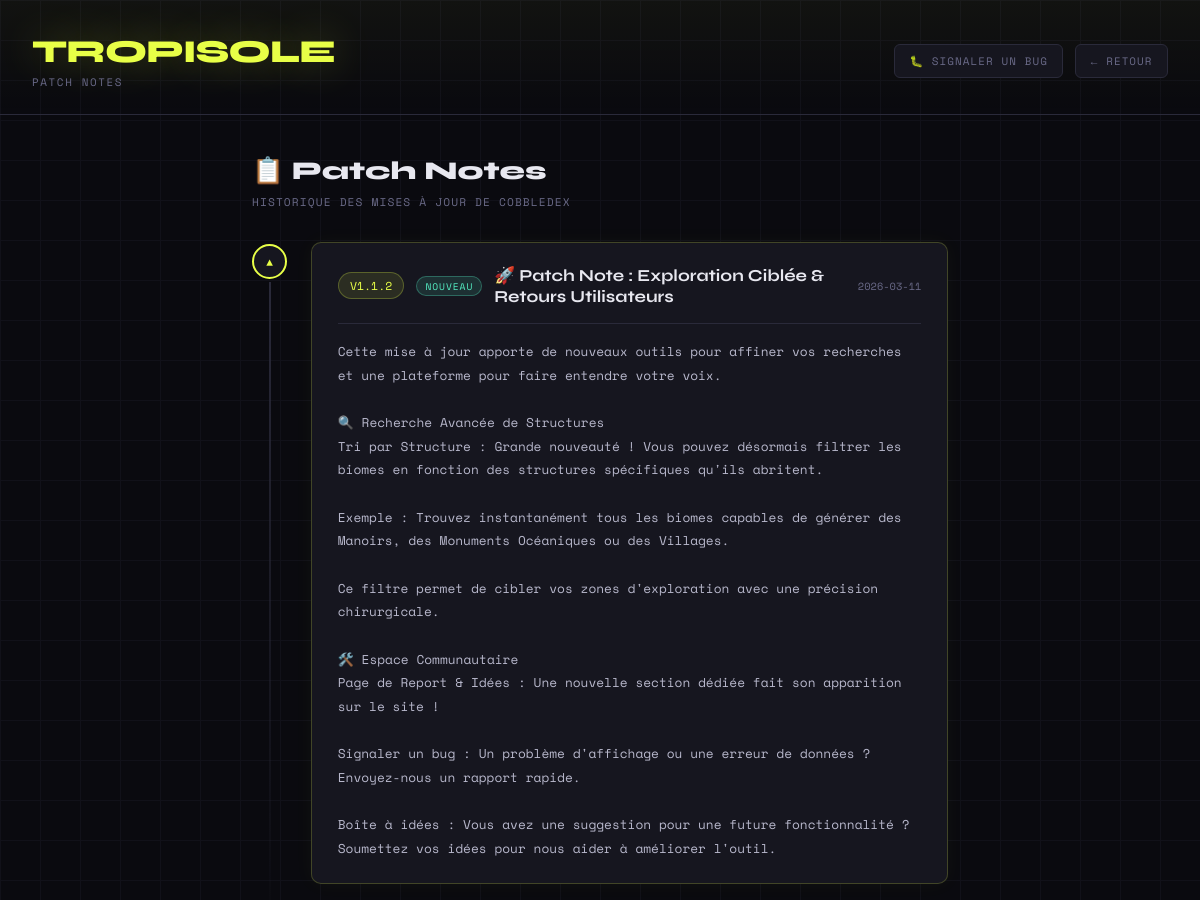
Before: /patchnotes (upper part) with the older database file.
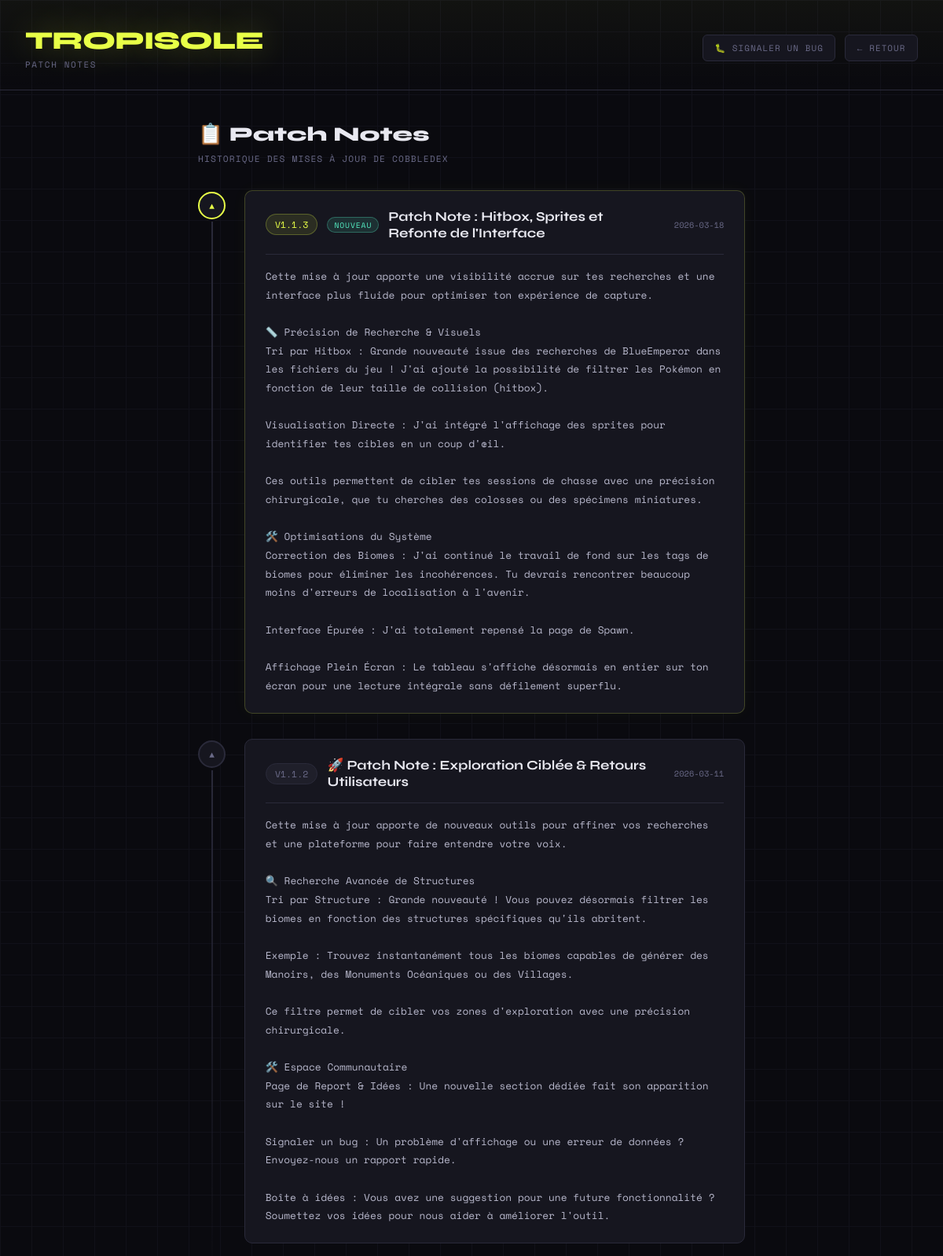
After: the same page with the newer database file.
### tables this page shows
CREATE TABLE patch_notes (
            id         INTEGER PRIMARY KEY AUTOINCREMENT,
            version    TEXT NOT NULL,
            title      TEXT NOT NULL,
            content    TEXT NOT NULL,
            created_at TIMESTAMP DEFAULT CURRENT_TIMESTAMP
        );

### app.py (the view)
@app.route("/patchnotes")
def patchnotes():
    conn = get_db()
    notes = conn.execute(
        "SELECT * FROM patch_notes ORDER BY created_at DESC"
    ).fetchall()
    conn.close()
    return render_template("patchnotes.html", notes=notes)

### app.py (called while the page is built, shortened)
@app.before_request
def security_check():
    public = ['/login', '/firebase-auth', '/logout', '/admin', '/admin/validate', '/admin/refuse',
          '/admin/reset-device', '/admin/logout', '/admin/set-expiry',
          '/admin/patchnote/add', '/admin/patchnote/delete', '/patchnotes',
          '/bugreport', '/bugreport/submit']
    if request.path.startswith('/static') or request.path in public:
        return

def get_db():
    conn = sqlite3.connect(DB_PATH)
    conn.row_factory = sqlite3.Row
    return conn

### templates/patchnotes.html (shortened to what this page needs)
<!DOCTYPE html>
<html lang="fr">
<head>
</head>
<body>
<header>
  <div>
    <div class="logo-title">TROPISOLE</div>
    <div class="logo-sub">Patch Notes</div>
  </div>
  <div style="display:flex;gap:.75rem;align-items:center;">
    <a href="/bugreport" class="btn-back">🐛 Signaler un bug</a>
    <a href="/" class="btn-back">← Retour</a>
  </div>
</header>
<main>
  <div class="page-header">
    <div class="page-title">📋 Patch Notes</div>
    <div class="page-sub">Historique des mises à jour de Cobbledex</div>
  </div>
  {% if notes %}
  <div class="timeline">
    {% for note in notes %}
    <div class="note-item">
      <div class="note-dot">▲</div>
      <div class="note-card">
        <div class="note-meta">
          <span class="note-version">{{ note.version }}</span>
          {% if loop.first %}<span class="badge-new">nouveau</span>{% endif %}
          <span class="note-title">{{ note.title }}</span>
          <span class="note-date">{{ note.created_at[:10] }}</span>
        </div>
        <div class="note-content">{{ note.content }}</div>
      </div>
    </div>
    {% endfor %}
  </div>
  {% else %}
  <div class="empty-state">
    <span class="icon">📋</span>
    Aucune note de mise à jour pour l'instant.
  </div>
  {% endif %}
</main>
</body>
</html>

### templates/patchnotes.html (style rules this page uses)
:root { --bg: #0a0a0f; --surface: #111118; --card: #16161f; --border: #2a2a3a; --accent: #e8ff47; --accent2: #47ffe8; --text: #e8e8f0; --muted: #6a6a88; --red: #ff4757; --green: #55efc4; }
* { box-sizing:border-box; margin:0; padding:0; }
body { background:var(--bg); color:var(--text); font-family:'Syne',sans-serif; min-height:100vh; }
body::before { content:''; position:fixed; inset:0; background-image: linear-gradient(var(--border) 1px,transparent 1px), linear-gradient(90deg,var(--border) 1px,transparent 1px); background-size:40px 40px; opacity:.25; pointer-events:none; z-index:0; }
header { position:relative; z-index:10; padding:2rem 2rem 1.5rem; border-bottom:1px solid var(--border); background:linear-gradient(180deg,rgba(232,255,71,.04) 0%,transparent 100%); display:flex; align-items:center; justify-content:space-between; flex-wrap:wrap; gap:1rem; }
.logo-title { font-size:2rem; font-weight:800; color:var(--accent); letter-spacing:-.03em; text-shadow:0 0 40px rgba(232,255,71,.3); }
.logo-sub { font-family:'Space Mono',monospace; font-size:.68rem; color:var(--muted); letter-spacing:.15em; text-transform:uppercase; margin-top:.2rem; }
.btn-back { font-family:'Space Mono',monospace; font-size:.68rem; text-transform:uppercase; letter-spacing:.1em; padding:.5rem .9rem; border-radius:6px; border:1px solid var(--border); background:var(--card); color:var(--muted); cursor:pointer; text-decoration:none; transition:border-color .2s,color .2s; }
main { position:relative; z-index:5; padding:2.5rem 2rem; max-width:760px; margin:0 auto; display:flex; flex-direction:column; gap:2rem; }
.page-header { display:flex; flex-direction:column; gap:.4rem; }
.page-title { font-size:1.6rem; font-weight:800; }
.page-sub { font-family:'Space Mono',monospace; font-size:.7rem; color:var(--muted); letter-spacing:.1em; text-transform:uppercase; }
.timeline { display:flex; flex-direction:column; gap:0; }
.note-item { display:flex; gap:1.5rem; position:relative; }
.note-item:not(:last-child)::before { content:''; position:absolute; left:calc(1.1rem - 1px); top:2.5rem; width:2px; bottom:-2rem; background:linear-gradient(to bottom, var(--border), transparent); }
.note-dot { flex-shrink:0; width:2.2rem; height:2.2rem; margin-top:.15rem; border-radius:50%; background:var(--card); border:2px solid var(--accent); display:flex; align-items:center; justify-content:center; font-size:.7rem; font-weight:800; color:var(--accent); font-family:'Space Mono',monospace; z-index:1; }
.note-item:not(:first-child) .note-dot { border-color:var(--border); color:var(--muted); }
.note-card { flex:1; background:var(--card); border:1px solid var(--border); border-radius:10px; padding:1.4rem 1.6rem; margin-bottom:2rem; display:flex; flex-direction:column; gap:1rem; }
.note-item:first-child .note-card { border-color:rgba(232,255,71,.2); box-shadow:0 0 20px rgba(232,255,71,.04); }
.note-meta { display:flex; align-items:center; flex-wrap:wrap; gap:.75rem; }
.note-version { font-family:'Space Mono',monospace; font-size:.72rem; padding:.25rem .7rem; border-radius:20px; background:rgba(232,255,71,.1); border:1px solid rgba(232,255,71,.25); color:var(--accent); }
.note-item:not(:first-child) .note-version { background:rgba(106,106,136,.1); border-color:var(--border); color:var(--muted); }
.note-title { font-size:1.05rem; font-weight:700; flex:1; }
.note-date { font-family:'Space Mono',monospace; font-size:.65rem; color:var(--muted); margin-left:auto; }
.note-content { font-family:'Space Mono',monospace; font-size:.8rem; line-height:1.85; color:#b8b8cc; white-space:pre-wrap; border-top:1px solid var(--border); padding-top:1rem; }
.badge-new { font-family:'Space Mono',monospace; font-size:.6rem; letter-spacing:.1em; padding:.15rem .5rem; border-radius:20px; text-transform:uppercase; background:rgba(85,239,196,.12); border:1px solid rgba(85,239,196,.3); color:var(--green); }

Changed rows visible on the page:
added patch_notes: version "V1.1.3", shows "NOUVEAU", title "Patch Note : Hitbox, Sprites et Refonte de l'Interface", created_at "2026-03-18", content "Cette mise à jour apporte une visibilité accrue sur tes recherches et une interface plus fluide pour optimiser ton expérience de capture. 📏 Précision de Recherche & Visuels Tri par Hitbox : Grande nouveauté issue des recherches de BlueEmperor dans les fichiers du jeu ! J'ai ajouté la possibilité de filtrer les Pokémon en fonction de leur taille de collision (hitbox). Visualisation Directe : J'ai intégré l'affichage des sprites pour identifier tes cibles en un coup d'œil. Ces outils permettent de cibler tes sessions de chasse avec une précision chirurgicale, que tu cherches des colosses ou des spécimens miniatures. 🛠️ Optimisations du Système Correction des Biomes : J'ai continué le travail…"
shown differently, row unchanged: patch_notes "🚀 Patch Note : Exploration Ciblée & Retours Utilisateurs": no longer shows "NOUVEAU"
